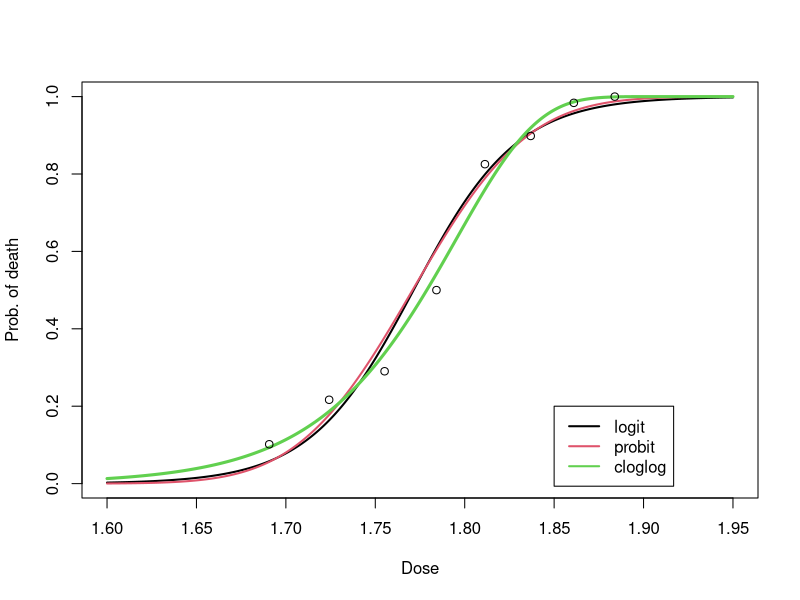

Write the R code that produced this figure.
#data
x <- c(1.6907, 1.7242, 1.7552, 1.7842, 1.8113, 1.8369, 1.8610, 1.8839)
n <- c(59, 60, 62, 56, 63, 59, 62, 60)
y <- c(6, 13, 18, 28, 52, 53, 61, 60)

#x grid
X <- seq(1.6, 1.95, 0.001)

# logit fit
al <- -61.22
bl <-  34.56
ll <- al + bl*X
tl <- exp(ll)/(1+exp(ll))
plot(X, tl, ty='l', lwd=2, xlab="Dose", ylab="Prob. of death")


#probit fit
ap <- -35.08
bp <- 19.81
lp <- ap + bp*X
tp <- pnorm(lp)
lines(X, tp, ty='l', lwd=2, col=2)

#cloglog fit
all <- -39.82
bll <- 22.18
lll <- all + bll*X
tll <- 1-exp(-exp(lll))
lines(X, tll, ty='l', lwd=3, col=3)

# raw data
points(x, y/n)
legend(1.85, 0.2, c("logit", "probit", "cloglog"), col=c(1,2,3), lty=c(1,1,1), lwd=c(2,2,2))
